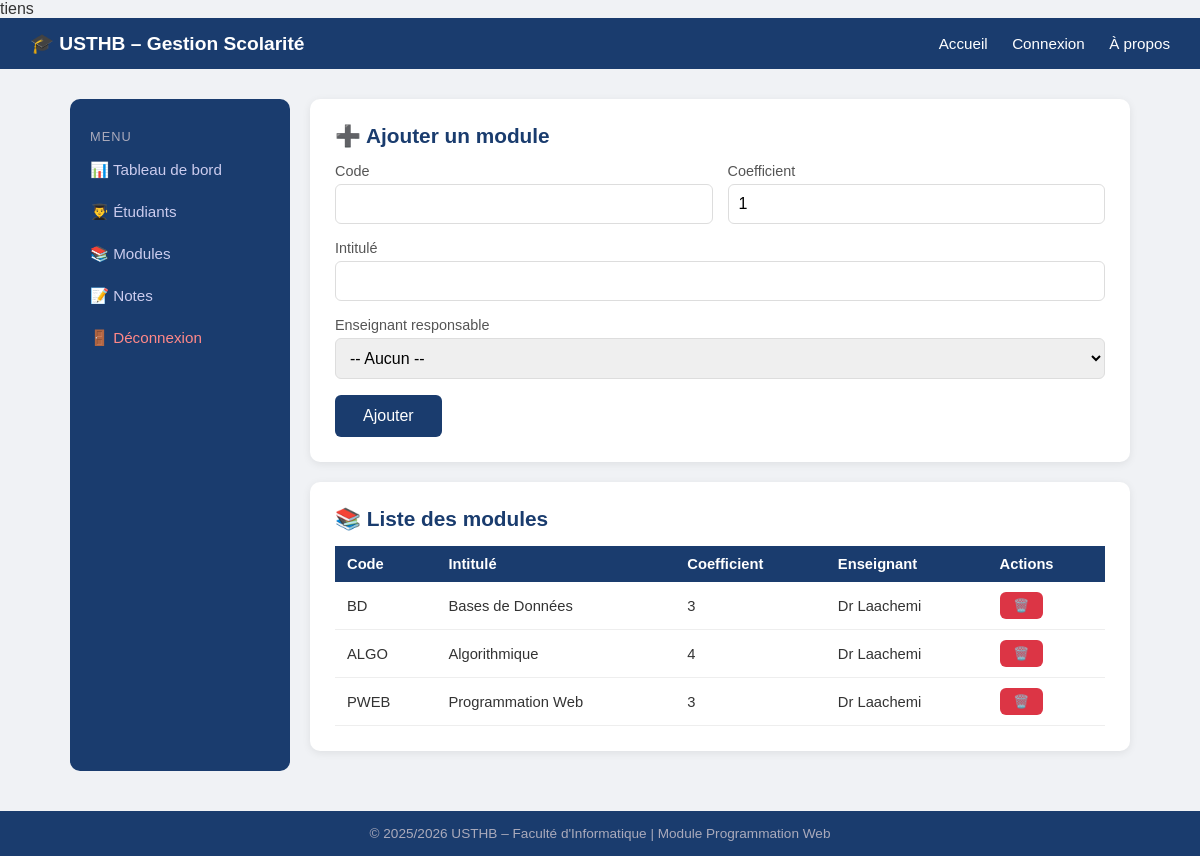
/modules.php (signed in), run on the app's committed database.
### tables this page shows
CREATE TABLE `modules` (
  `id` int(11) NOT NULL,
  `code` varchar(20) NOT NULL,
  `intitule` varchar(100) NOT NULL,
  `coefficient` int(11) DEFAULT 1,
  `id_enseignant` int(11) DEFAULT NULL
);

CREATE TABLE `enseignants` (
  `id` int(11) NOT NULL,
  `nom` varchar(50) NOT NULL,
  `prenom` varchar(50) NOT NULL,
  `email` varchar(100) NOT NULL,
  `mdp` varchar(255) NOT NULL
);

### modules.php (the view, shortened to what this page needs)
<?php
include 'config.php';
include 'header.php';
$modules = $pdo->query("SELECT m.*, e.nom as ens_nom, e.prenom as ens_prenom FROM modules m LEFT JOIN enseignants e ON m.id_enseignant=e.id")->fetchAll();
?>
<div class="container">
  <div class="layout">
    <?php include 'sidebar.php'; ?>
    <div class="main-content">
      <div class="card">
        <h2>➕ Ajouter un module</h2>
        <form method="POST">
          <div class="form-row">
            <div class="form-group">
              <label>Code</label><input type="text" name="code" required>
            </div>
            <div class="form-group">
              <label>Coefficient</label><input type="number" name="coefficient" value="1" min="1" max="6">
            </div>
          </div>
          <div class="form-group">
            <label>Intitulé</label><input type="text" name="intitule" required>
          </div>
          <div class="form-group">
            <label>Enseignant responsable</label>
            <select name="id_enseignant">
              <option value="">-- Aucun --</option>
            </select>
          </div>
          <button type="submit" class="btn">Ajouter</button>
        </form>
      </div>
      <div class="card">
        <h2>📚 Liste des modules</h2>
        <table>
          <tr><th>Code</th><th>Intitulé</th><th>Coefficient</th><th>Enseignant</th><th>Actions</th></tr>
          <?php foreach($modules as $m): ?>
          <tr>
            <td><?= htmlspecialchars($m['code']) ?></td>
            <td><?= htmlspecialchars($m['intitule']) ?></td>
            <td><?= $m['coefficient'] ?></td>
            <td><?= htmlspecialchars($m['ens_prenom'].' '.$m['ens_nom']) ?></td>
            <td><a href="modules.php?supprimer=<?=$m['id']?>" class="btn btn-sm btn-danger" onclick="return confirm('Supprimer ?')">🗑️</a></td>
          </tr>
          <?php endforeach; ?>
        </table>
      </div>
    </div>
  </div>
</div>
<?php include 'footer.php'; ?>

### style.css (style rules this page uses)
* { margin:0; padding:0; box-sizing:border-box; font-family:Arial,sans-serif; }
body { background:#f0f2f5; color:#333; }
.container { max-width:1100px; margin:30px auto; padding:0 20px; }
.btn { display:inline-block; padding:12px 28px; background:#1a3c6e; color:white; border-radius:6px; text-decoration:none; border:none; cursor:pointer; font-size:1em; }
.btn-danger { background:#dc3545; }
.btn-sm { padding:6px 14px; font-size:0.85em; }
.layout { display:flex; gap:20px; margin-top:20px; }
.main-content { flex:1; }
.card { background:white; border-radius:10px; padding:25px; box-shadow:0 2px 8px rgba(0,0,0,0.08); margin-bottom:20px; }
.card h2 { color:#1a3c6e; margin-bottom:15px; font-size:1.3em; }
table { width:100%; border-collapse:collapse; font-size:0.92em; }
th { background:#1a3c6e; color:white; padding:10px 12px; text-align:left; }
td { padding:10px 12px; border-bottom:1px solid #eee; }
.form-group { margin-bottom:16px; }
.form-group label { display:block; margin-bottom:5px; color:#555; font-size:0.9em; }
.form-group input, .form-group select { width:100%; padding:10px; border:1px solid #ddd; border-radius:6px; font-size:1em; }
.form-row { display:flex; gap:15px; }
.form-row .form-group { flex:1; }

### data on the page
modules: code "BD", intitule "Bases de Données", coefficient "3", id_enseignant.nom "Dr Laachemi"
modules: code "ALGO", intitule "Algorithmique", coefficient "4", id_enseignant.nom "Dr Laachemi"
modules: code "PWEB", intitule "Programmation Web", coefficient "3", id_enseignant.nom "Dr Laachemi"
